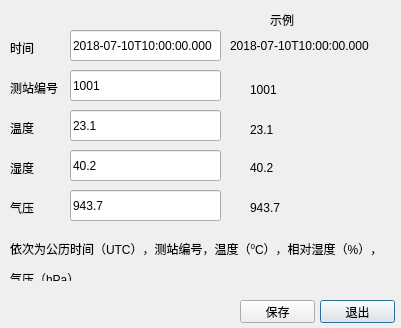
<?xml version="1.0" encoding="UTF-8"?>
<ui version="4.0">
 <class>DialogQiXiang</class>
 <widget class="QDialog" name="DialogQiXiang">
  <property name="geometry">
   <rect>
    <x>0</x>
    <y>0</y>
    <width>401</width>
    <height>328</height>
   </rect>
  </property>
  <property name="windowTitle">
   <string>Dialog</string>
  </property>
  <widget class="QPushButton" name="pushButton_exit">
   <property name="geometry">
    <rect>
     <x>320</x>
     <y>300</y>
     <width>75</width>
     <height>23</height>
    </rect>
   </property>
   <property name="text">
    <string>退出</string>
   </property>
  </widget>
  <widget class="QPushButton" name="pushButton_ok">
   <property name="geometry">
    <rect>
     <x>240</x>
     <y>300</y>
     <width>75</width>
     <height>23</height>
    </rect>
   </property>
   <property name="text">
    <string>保存</string>
   </property>
  </widget>
  <widget class="QLineEdit" name="lineEdit_time">
   <property name="geometry">
    <rect>
     <x>70</x>
     <y>30</y>
     <width>151</width>
     <height>31</height>
    </rect>
   </property>
   <property name="text">
    <string>2018-07-10T10:00:00.000</string>
   </property>
  </widget>
  <widget class="QLineEdit" name="lineEdit_num">
   <property name="geometry">
    <rect>
     <x>70</x>
     <y>70</y>
     <width>151</width>
     <height>31</height>
    </rect>
   </property>
   <property name="text">
    <string>1001</string>
   </property>
  </widget>
  <widget class="QLineEdit" name="lineEdit_wenDu">
   <property name="geometry">
    <rect>
     <x>70</x>
     <y>110</y>
     <width>151</width>
     <height>31</height>
    </rect>
   </property>
   <property name="text">
    <string>23.1</string>
   </property>
  </widget>
  <widget class="QLineEdit" name="lineEdit_shiDu">
   <property name="geometry">
    <rect>
     <x>70</x>
     <y>150</y>
     <width>151</width>
     <height>31</height>
    </rect>
   </property>
   <property name="text">
    <string>40.2</string>
   </property>
  </widget>
  <widget class="QLineEdit" name="lineEdit_qiYa">
   <property name="geometry">
    <rect>
     <x>70</x>
     <y>190</y>
     <width>151</width>
     <height>31</height>
    </rect>
   </property>
   <property name="text">
    <string>943.7</string>
   </property>
  </widget>
  <widget class="QLabel" name="label">
   <property name="geometry">
    <rect>
     <x>10</x>
     <y>40</y>
     <width>41</width>
     <height>16</height>
    </rect>
   </property>
   <property name="text">
    <string>时间</string>
   </property>
  </widget>
  <widget class="QLabel" name="label_2">
   <property name="geometry">
    <rect>
     <x>10</x>
     <y>80</y>
     <width>51</width>
     <height>16</height>
    </rect>
   </property>
   <property name="text">
    <string>测站编号</string>
   </property>
  </widget>
  <widget class="QLabel" name="label_3">
   <property name="geometry">
    <rect>
     <x>10</x>
     <y>120</y>
     <width>41</width>
     <height>16</height>
    </rect>
   </property>
   <property name="text">
    <string>温度</string>
   </property>
  </widget>
  <widget class="QLabel" name="label_4">
   <property name="geometry">
    <rect>
     <x>10</x>
     <y>160</y>
     <width>41</width>
     <height>16</height>
    </rect>
   </property>
   <property name="text">
    <string>湿度</string>
   </property>
  </widget>
  <widget class="QLabel" name="label_5">
   <property name="geometry">
    <rect>
     <x>10</x>
     <y>200</y>
     <width>41</width>
     <height>16</height>
    </rect>
   </property>
   <property name="text">
    <string>气压</string>
   </property>
  </widget>
  <widget class="QLabel" name="label_6">
   <property name="geometry">
    <rect>
     <x>250</x>
     <y>200</y>
     <width>71</width>
     <height>16</height>
    </rect>
   </property>
   <property name="text">
    <string>943.7</string>
   </property>
  </widget>
  <widget class="QLabel" name="label_7">
   <property name="geometry">
    <rect>
     <x>250</x>
     <y>80</y>
     <width>91</width>
     <height>20</height>
    </rect>
   </property>
   <property name="text">
    <string>1001</string>
   </property>
  </widget>
  <widget class="QLabel" name="label_8">
   <property name="geometry">
    <rect>
     <x>250</x>
     <y>120</y>
     <width>91</width>
     <height>20</height>
    </rect>
   </property>
   <property name="text">
    <string>23.1 </string>
   </property>
  </widget>
  <widget class="QLabel" name="label_9">
   <property name="geometry">
    <rect>
     <x>250</x>
     <y>160</y>
     <width>71</width>
     <height>16</height>
    </rect>
   </property>
   <property name="text">
    <string>40.2</string>
   </property>
  </widget>
  <widget class="QLabel" name="label_10">
   <property name="geometry">
    <rect>
     <x>230</x>
     <y>36</y>
     <width>171</width>
     <height>20</height>
    </rect>
   </property>
   <property name="text">
    <string>2018-07-10T10:00:00.000</string>
   </property>
  </widget>
  <widget class="QLabel" name="label_11">
   <property name="geometry">
    <rect>
     <x>10</x>
     <y>240</y>
     <width>371</width>
     <height>41</height>
    </rect>
   </property>
   <property name="styleSheet">
    <string notr="true"/>
   </property>
   <property name="text">
    <string>&lt;!DOCTYPE HTML PUBLIC &quot;-//W3C//DTD HTML 4.0//EN&quot; &quot;http://www.w3.org/TR/REC-html40/strict.dtd&quot;&gt;
&lt;html&gt;&lt;head&gt;&lt;meta name=&quot;qrichtext&quot; content=&quot;1&quot; /&gt;&lt;style type=&quot;text/css&quot;&gt;
p, li { white-space: pre-wrap; }
&lt;/style&gt;&lt;/head&gt;&lt;body style=&quot; font-family:'SimSun'; font-size:9pt; font-weight:400; font-style:normal;&quot;&gt;
&lt;p style=&quot; margin-top:12px; margin-bottom:12px; margin-left:0px; margin-right:0px; -qt-block-indent:0; text-indent:0px;&quot;&gt;依次为公历时间（UTC），测站编号，温度（&lt;span style=&quot; vertical-align:super;&quot;&gt;0&lt;/span&gt;C），相对湿度（%），&lt;/p&gt;
&lt;p style=&quot; margin-top:12px; margin-bottom:12px; margin-left:0px; margin-right:0px; -qt-block-indent:0; text-indent:0px;&quot;&gt;气压（hPa）.&lt;/p&gt;&lt;/body&gt;&lt;/html&gt;</string>
   </property>
  </widget>
  <widget class="QLabel" name="label_12">
   <property name="geometry">
    <rect>
     <x>270</x>
     <y>10</y>
     <width>41</width>
     <height>20</height>
    </rect>
   </property>
   <property name="text">
    <string>示例</string>
   </property>
  </widget>
 </widget>
 <resources/>
 <connections/>
</ui>
